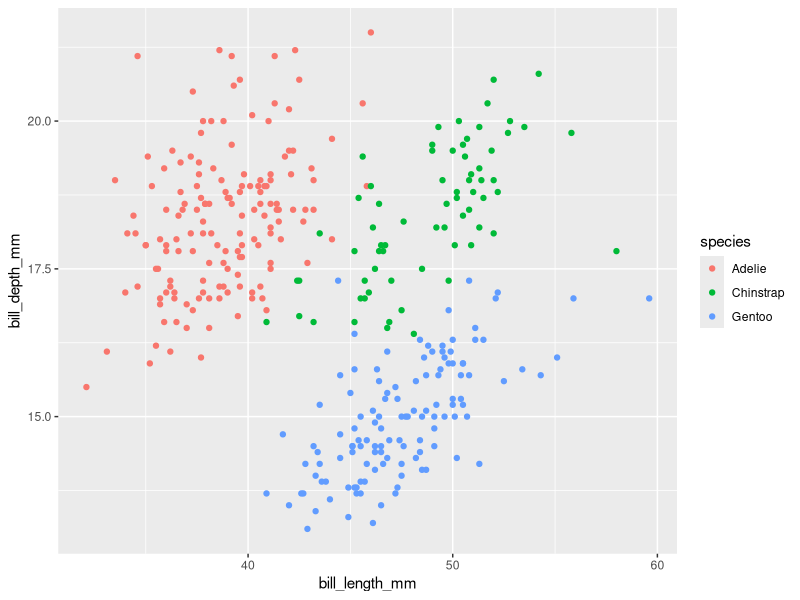
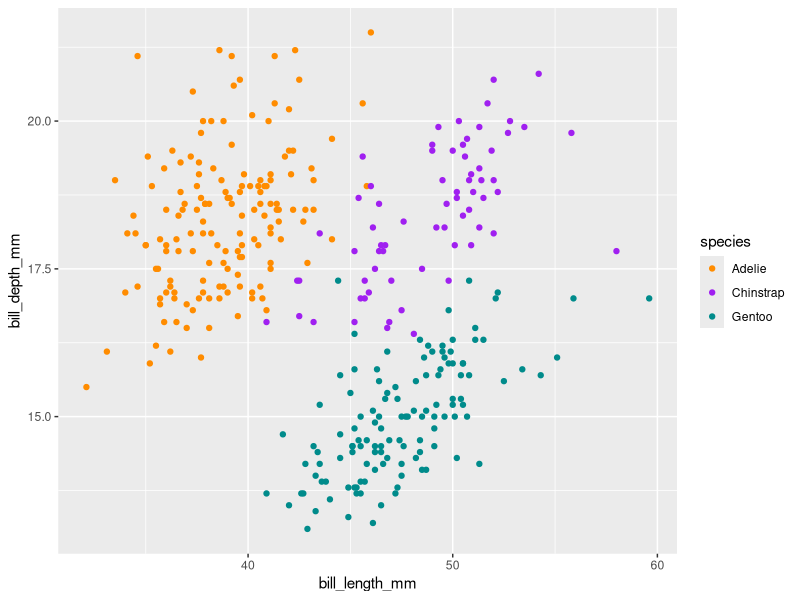
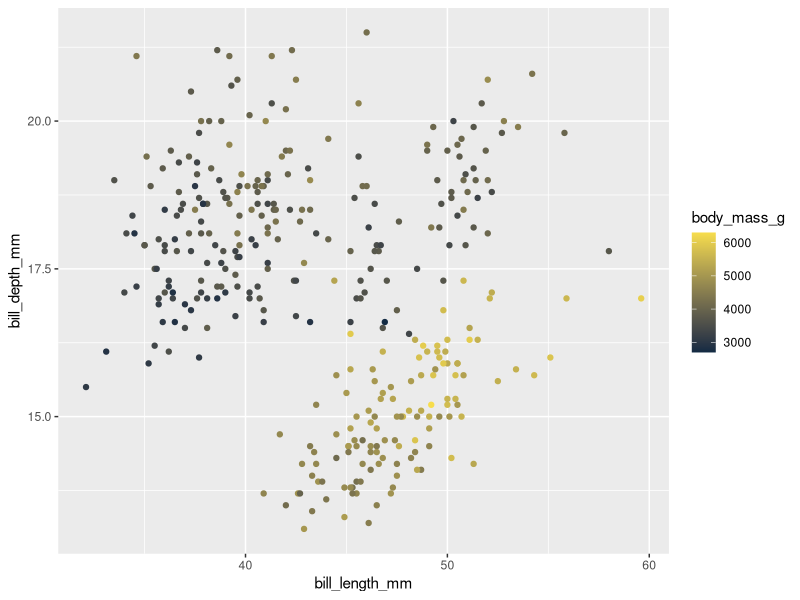
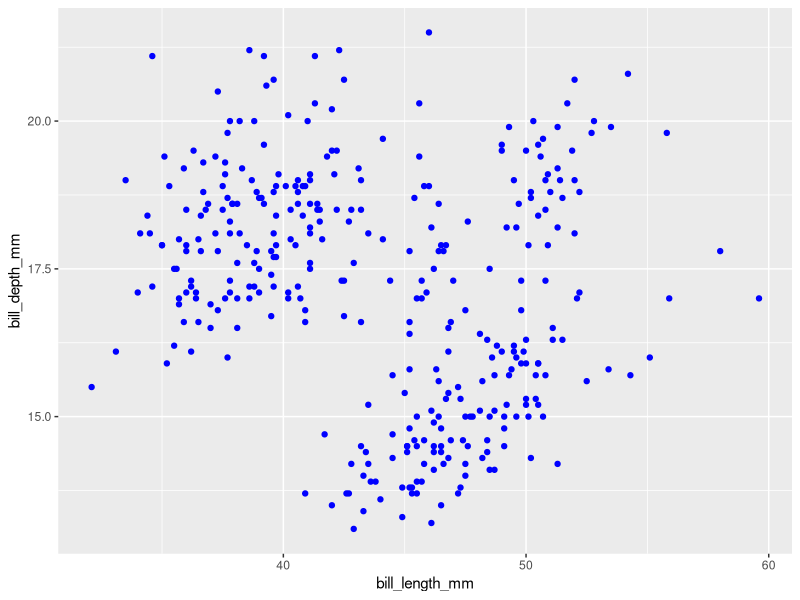
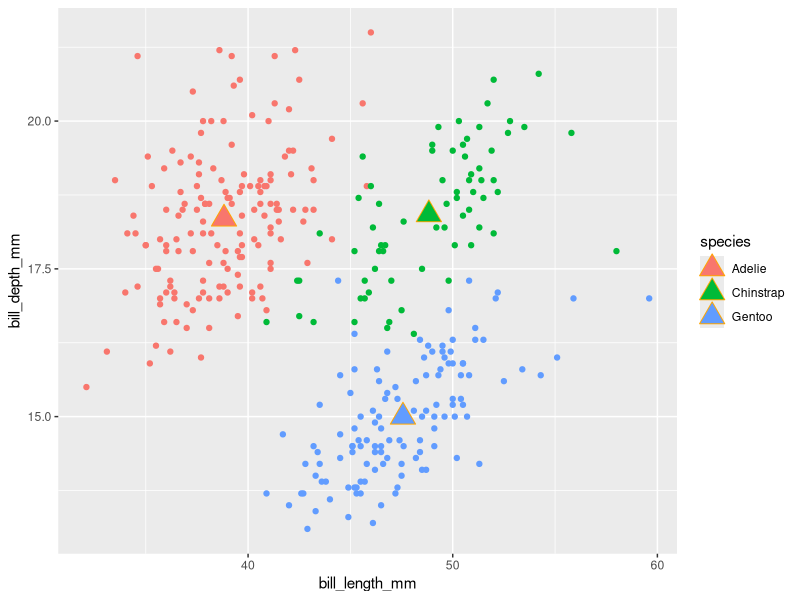
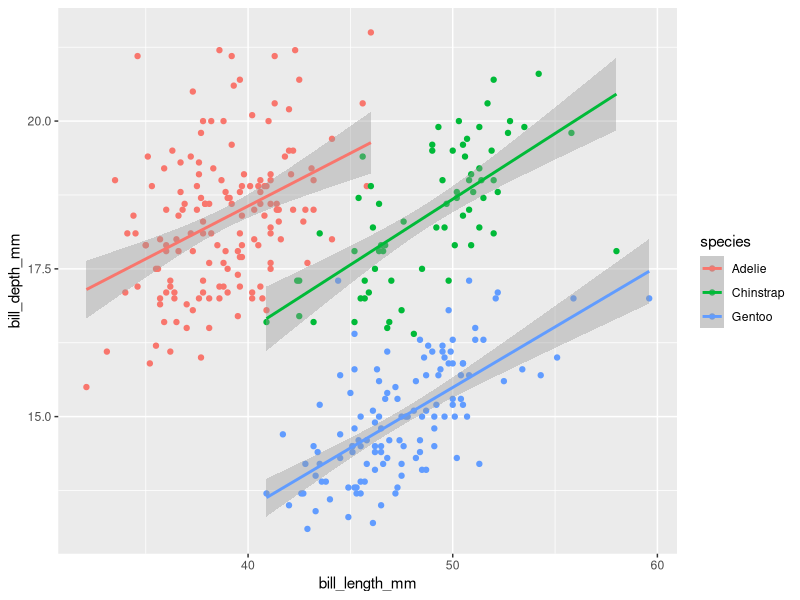
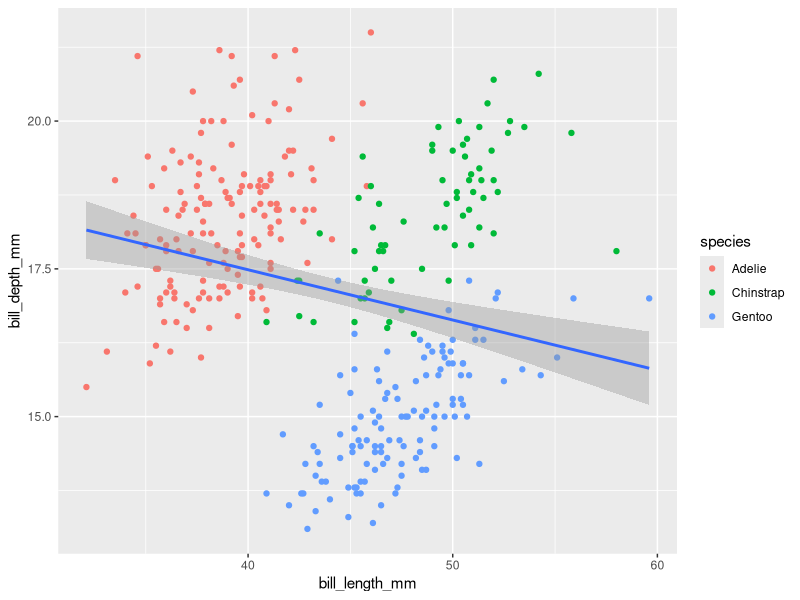
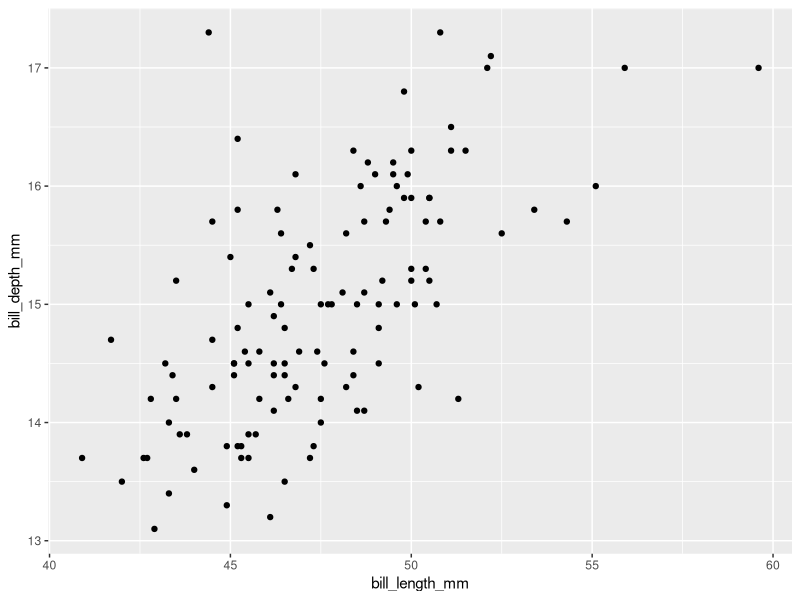

These figures' R source, in order:
## ---- chunk 1
#| eval: true
#| echo: true
#| message: false
#| warning: false
# load packages ----
library(tidyverse)
library(palmerpenguins)
## ---- chunk 2
# create some untidy temperature data ----
temp_data_wide <- tribble(
  ~date, ~station1, ~station2,  ~station3,
  "2023-10-01", 30.1, 29.8,  31.2,
  "2023-11-01", 28.6, 29.1,  33.4,
  "2023-12-01", 29.9, 28.5,  32.3
)

# print it out ----
print(temp_data_wide)
## ---- chunk 3
# convert data from wide > long ----
temp_data_long <- temp_data_wide |> 
  pivot_longer(cols = starts_with("station"),
               names_to = "station_id",
               values_to = "temp_c")

# print it out ----
print(temp_data_long)
## ---- chunk 4
#| warning: false
ggplot(penguins, aes(x = bill_length_mm, y = bill_depth_mm, color = species)) + 
  geom_point()
## ---- chunk 5
#| warning: false
ggplot(penguins, aes(x = bill_length_mm, y = bill_depth_mm, color = species)) + 
  geom_point() +
  scale_color_manual(values = c("darkorange","purple","cyan4"))
## ---- chunk 6
#| warning: false
ggplot(penguins, aes(x = bill_length_mm, y = bill_depth_mm, color = body_mass_g)) + 
  geom_point() +
  scale_color_gradient(low = "#132B43", high = "#F7DD4C")
## ---- chunk 7
#| warning: false
ggplot(penguins, aes(x = bill_length_mm, y = bill_depth_mm)) +
  geom_point(color = 'blue') # putting in aes will make it salmon bc it is making legend...
## ---- chunk 8
#| warning: false
#| message: false
# create a separate penguins_summary df ----
penguins_summary <- penguins |>
  drop_na() |> 
  group_by(species) |> 
  summarize(
    mean_bill_length_mm = mean(bill_length_mm),
    mean_bill_depth_mm = mean(bill_depth_mm)
  )

# create ggplot with layers from different dfs ----
ggplot() +
  geom_point(data = penguins,
             mapping = aes(x = bill_length_mm,
                           y = bill_depth_mm,
                           color = species)) +
  geom_point(data = penguins_summary, 
             mapping = aes(x = mean_bill_length_mm,
                           y = mean_bill_depth_mm,
                           fill = species), # go outside aes to update size and shapes. 
             size = 6, shape = 24, color = 'orange')
## ---- chunk 9
#| warning: false
#| message: false
# scatterplot with lms fitted to species ---- 
ggplot(penguins, aes(x = bill_length_mm, y = bill_depth_mm, color = species)) + 
  geom_point() +
  geom_smooth(method = 'lm')
## ---- chunk 10
#| warning: false
#| message: false
# scatterplot with lm fitted to entire data set ---- 
ggplot(penguins, aes(x = bill_length_mm, y = bill_depth_mm)) + 
  geom_point(aes(color = species)) + # just want color to apply to points, not geom_smooth
  geom_smooth(method = 'lm')
## ---- chunk 11
#| warning: false
# filter for Gentoo penguins, then pipe into ggplot ----
penguins %>% 
  filter(species == 'Gentoo') %>%
  ggplot(aes(x = bill_length_mm, y = bill_depth_mm)) +
  geom_point()
## ---- chunk 12
#| warning: false
ggplot(penguins, aes(x = species)) +
  geom_bar()
## ---- chunk 13
#| warning: false

# new summarized df ----
penguin_summary <- penguins |> 
  count(species) 

# generate bar heights based on "identity" of values in `n` column ----
ggplot(penguin_summary, aes(x = species, y = n)) + # n is name of count column 
  geom_bar(stat = 'identity') # bar all the same height... default stat is counting the # of rows
## ---- chunk 14
#| warning: false
ggplot(penguins, aes(x = species, y = after_stat(prop), group = 1)) +
  geom_bar()
## ---- chunk 15
#| warning: false
ggplot(penguins, aes(x = species, fill = island)) +
  geom_bar(position = 'stack')
## ---- chunk 16
#| warning: false
ggplot(penguins, aes(x = species, fill = island)) +
  geom_bar(position = 'fill') # makes all same height
## ---- chunk 17
#| warning: false
ggplot(penguins, aes(x = species, fill = island)) +
  geom_bar(position = 'dodge') # places all bars on same x axis
## ---- chunk 18
#| warning: false
ggplot(penguins, aes(x = species, fill = island)) +
  geom_bar(position = position_dodge2(preserve = 'single')) # makes all bars same width
## ---- chunk 19
#| warning: false
ggplot(penguins, aes(x = species)) +
  geom_bar() +
  coord_cartesian() # this is default and does not need to be included
## ---- chunk 20
#| warning: false
ggplot(penguins, aes(x = species)) +
  geom_bar() +
  coord_flip()
## ---- chunk 21
#| warning: false
ggplot(penguins, aes(x = species)) +
  geom_bar() +
  coord_polar()
## ---- chunk 22
#| warning: false
ggplot(penguins, aes(x = species)) +
  geom_bar() + 
  theme_light()
## ---- chunk 23
#| warning: false
ggplot(penguins, aes(x = species)) +
  geom_bar() +
  theme_light() +
  theme(
    axis.title = element_text(size = 17, color = 'purple')
  )
## ---- chunk 24
#| warning: false
#| message: false
ggplot(penguins, aes(x = flipper_length_mm, fill = species)) +
  geom_histogram(position = 'identity', alpha = 0.5 ) +
  scale_fill_manual(values = c('darkorange', 'purple', 'cyan4')) +
  labs(x = 'Flipper length (mm)',
       y = 'Frequency',
       fill = 'Species',
       title = 'Penguin Flipper Lengths')+
  facet_wrap(~species, ncol = 1) # set single column of facets, easier to compare dist
